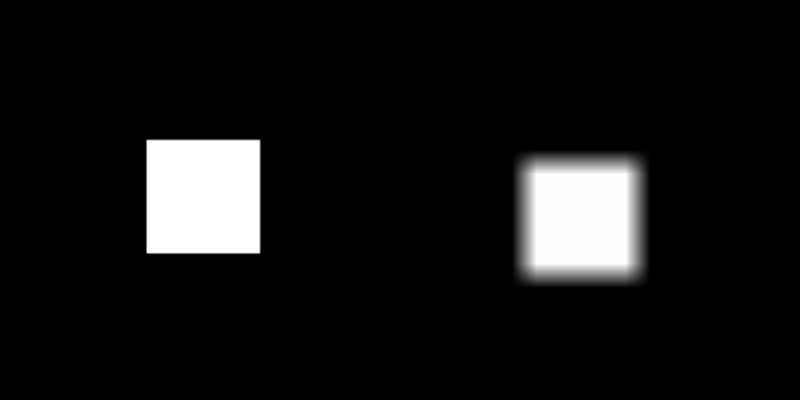

Reproduce this figure in Python.
#!/usr/bin/env python

# Compute the cross-correlation of two images using vtkImageCorrelation
# and display the correlation map.

# Factory overrides: importing these modules registers the OpenGL rendering
# and interaction style implementations for vtkRenderingCore factory classes.
import vtkmodules.vtkInteractionStyle  # noqa: F401
import vtkmodules.vtkRenderingOpenGL2  # noqa: F401
# VTK pipeline classes used in this example
from vtkmodules.vtkImagingCore import vtkImageCast, vtkImageShiftScale
from vtkmodules.vtkImagingGeneral import vtkImageCorrelation
from vtkmodules.vtkImagingSources import vtkImageCanvasSource2D
from vtkmodules.vtkInteractionStyle import vtkInteractorStyleImage
from vtkmodules.vtkRenderingCore import (
    vtkImageActor,
    vtkRenderWindow,
    vtkRenderWindowInteractor,
    vtkRenderer,
)

# Colors (normalized RGB)
black_rgb = (0.0, 0.0, 0.0)

# Source 1: create a 128x128 image with a bright square
canvas_0 = vtkImageCanvasSource2D()
canvas_0.SetExtent(0, 127, 0, 127, 0, 0)
canvas_0.SetScalarTypeToFloat()
canvas_0.SetNumberOfScalarComponents(1)
canvas_0.SetDrawColor(0)
canvas_0.FillBox(0, 127, 0, 127)
canvas_0.SetDrawColor(255)
canvas_0.FillBox(40, 90, 40, 90)
canvas_0.Update()

# Source 2: create a small 21x21 template (bright square)
canvas_1 = vtkImageCanvasSource2D()
canvas_1.SetExtent(0, 20, 0, 20, 0, 0)
canvas_1.SetScalarTypeToFloat()
canvas_1.SetNumberOfScalarComponents(1)
canvas_1.SetDrawColor(0)
canvas_1.FillBox(0, 20, 0, 20)
canvas_1.SetDrawColor(255)
canvas_1.FillBox(5, 15, 5, 15)
canvas_1.Update()

# Correlation: compute cross-correlation of image with template
correlation = vtkImageCorrelation()
correlation.SetDimensionality(2)
correlation.SetInput1Data(canvas_0.GetOutput())
correlation.SetInput2Data(canvas_1.GetOutput())
correlation.Update()

# ShiftScale: normalize correlation values to [0, 255] for display
corr_range = correlation.GetOutput().GetScalarRange()
shift = -corr_range[0]
scale = 255.0 / max(corr_range[1] - corr_range[0], 1.0)
shift_scale = vtkImageShiftScale()
shift_scale.SetInputConnection(correlation.GetOutputPort())
shift_scale.SetShift(shift)
shift_scale.SetScale(scale)
shift_scale.SetOutputScalarTypeToUnsignedChar()
shift_scale.ClampOverflowOn()

# Cast original to unsigned char for display
cast_original = vtkImageCast()
cast_original.SetInputConnection(canvas_0.GetOutputPort())
cast_original.SetOutputScalarTypeToUnsignedChar()
cast_original.ClampOverflowOn()

# Actor 1: original image (left viewport)
actor_original = vtkImageActor()
actor_original.GetMapper().SetInputConnection(cast_original.GetOutputPort())

# Actor 2: correlation map (right viewport)
actor_corr = vtkImageActor()
actor_corr.GetMapper().SetInputConnection(shift_scale.GetOutputPort())

# Renderer 1: left viewport — original image with bright square
renderer_left = vtkRenderer()
renderer_left.SetViewport(0.0, 0.0, 0.5, 1.0)
renderer_left.AddActor(actor_original)
renderer_left.SetBackground(black_rgb)

# Renderer 2: right viewport — correlation map
renderer_right = vtkRenderer()
renderer_right.SetViewport(0.5, 0.0, 1.0, 1.0)
renderer_right.AddActor(actor_corr)
renderer_right.SetBackground(black_rgb)
renderer_right.SetActiveCamera(renderer_left.GetActiveCamera())

# Window: display the rendered scene
render_window = vtkRenderWindow()
render_window.AddRenderer(renderer_left)
render_window.AddRenderer(renderer_right)
render_window.SetWindowName("correlation")
render_window.SetMultiSamples(0)
render_window.SetSize(800, 400)

# Interactor: handle mouse and keyboard events with 2D image style
render_window_interactor = vtkRenderWindowInteractor()
interactor_style_image = vtkInteractorStyleImage()
render_window_interactor.SetInteractorStyle(interactor_style_image)
render_window_interactor.SetRenderWindow(render_window)

# Scene: configure parallel projection for 2D image viewing
renderer_left.ResetCamera()
renderer_left.GetActiveCamera().ParallelProjectionOn()

render_window_interactor.Initialize()
render_window_interactor.Start()
